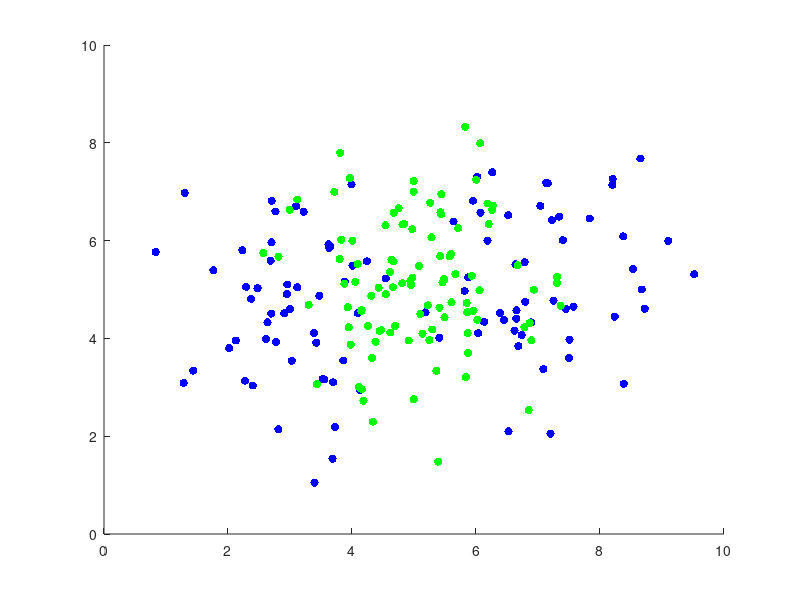

MATLAB code for this plot:
load_A = load("data_lvq_A.mat");
load_B = load("data_lvq_B.mat");

A = load_A.matA;
B = load_B.matB;

%qn1
figure(1);
scatter(A(:,1), A(:,2), 'b', 'filled');
hold on;
scatter(B(:,1), B(:,2), 'g', 'filled');
